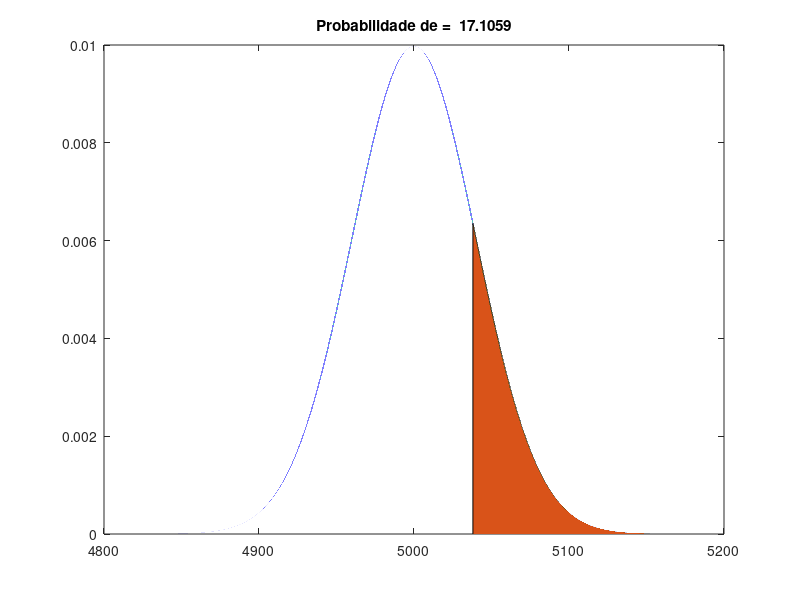

Write MATLAB code to recreate this figure. (Note: this script raises an error after producing the figure.)

%% Parte 1 Distribuicao NORMAL
clc;clear all; close all;
mu = 5000;                                                 % Média
sigma = 40;                                            % Desvio padrâo
T=0.001;                                                % Taxa de amostragem
x=4800:T:5200;                                               % Eixo x       
% Distribuição
DistNorm=normpdf(x,mu,sigma);                           % Distribuição normal    
% Estimação da probabilidade
indices = min(find(x>=5038)):max(find(x>=5038)); % Encontra o local que se deseja estimar
prob1=sum(DistNorm(indices))*T*100;                     % Probabilidade de um evento ocorrer no intervalo
plot(x,DistNorm);                                       
title([ 'Probabilidade de =  ' num2str(prob1)  ]);      % Mostra valor verdadeiro de prob1
hold on;
area(x(indices),DistNorm(indices));                      % Probabilidade 
% Outra maneira de calcular
syms xs fs;
fs = 1/(sqrt(2*pi*sigma^2))*exp(-(xs-mu)^2/(2*sigma^2));
prob2 = eval(int(fs,-sigma,sigma))*100;
disp([' Probabilidade pela integral da fórmula da PDF = ' num2str(prob1) ' %']);
disp([' Probabilidade pela área da PDF = ' num2str(prob2) ' %']);

%% Parte 2 Distribuicao EXPONENCIAL
clc;
clear;
op1 = makedist('Exponential','mu',2)
op2 = makedist('Exponential','mu',5)
T=0.01;
x = 0:T:20;
pdf1 = pdf(op1,x);
pdf2 = pdf(op2,x);
a=min(find(x>=3));
b=max(find(x>=3));  
indices = a:b;
prob1 = sum(pdf1(indices))*T*100;
prob2 = sum(pdf2(indices))*T*100;
subplot(2,1,1)
plot(x,pdf1);  
hold on
area(x(indices),pdf1(indices))
title([ 'Probabilidade de =  ' num2str(prob1)  ]); 
subplot(2,1,2)
plot(x,pdf2);  
hold on
area(x(indices),pdf2(indices))
title([ 'Probabilidade de =  ' num2str(prob2)  ]); 
